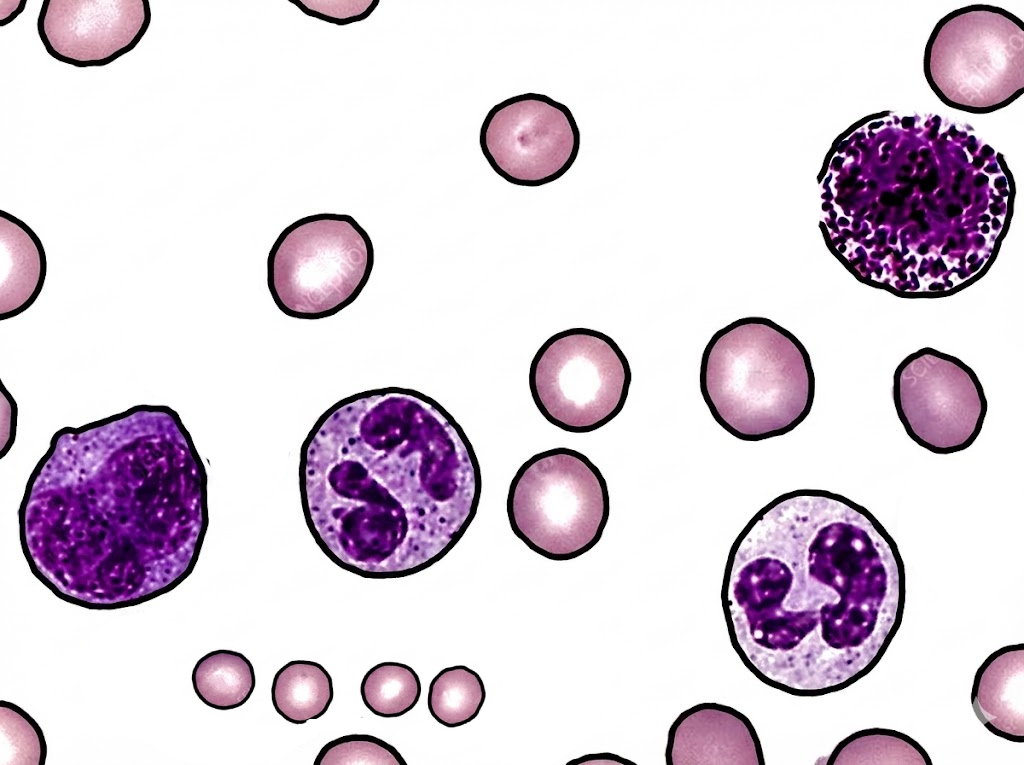
#> input picture sample/sangue.png, 1024 x 765 px
$ python diagnostico.py   (older library calls are emulated)
#> lines starting #> are read from the running program, lines starting #| are printed output that depends on the picture; after the words box and inside, x2 and y2 are one past the last pixel; in counts of white or black regions, pixels touching at a corner belong together
import cv2
import numpy as np
import matplotlib.pyplot as plt
import os

CAMINHO_DA_IMAGEM = 'exemplo_celulas.jpg'

def analisar_imagem_separada(caminho):
#> called with caminho = 'sample/sangue.png'
    if not os.path.exists(caminho):
        print("Imagem não encontrada.")
        return

    img_original = cv2.imread(caminho)
#> img_original is the input picture: shape (765, 1024, 3); mean B, G, R 219.4, 207.8, 220.1
    # Resize simples para garantir performance
    if img_original.shape[1] > 1000:
        fator = 1000 / img_original.shape[1]
#> fator = 0.977
        img_original = cv2.resize(img_original, None, fx=fator, fy=fator)
#> img_original: shape (747, 1000, 3)

    gray = cv2.cvtColor(img_original, cv2.COLOR_BGR2GRAY)
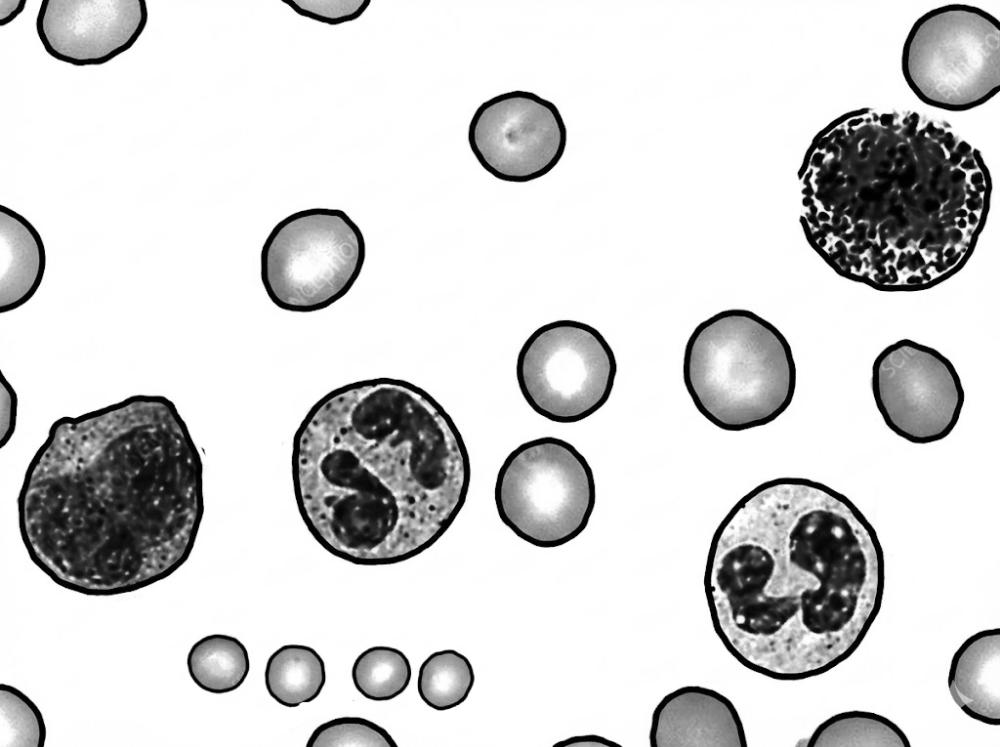
#> gray: shape (747, 1000); min 0, max 255, mean 212.8
    blurred = cv2.GaussianBlur(gray, (5, 5), 0)

    # 1. Sobel
    sobel_x = cv2.Sobel(blurred, cv2.CV_64F, 1, 0, ksize=3)
    sobel_y = cv2.Sobel(blurred, cv2.CV_64F, 0, 1, ksize=3)
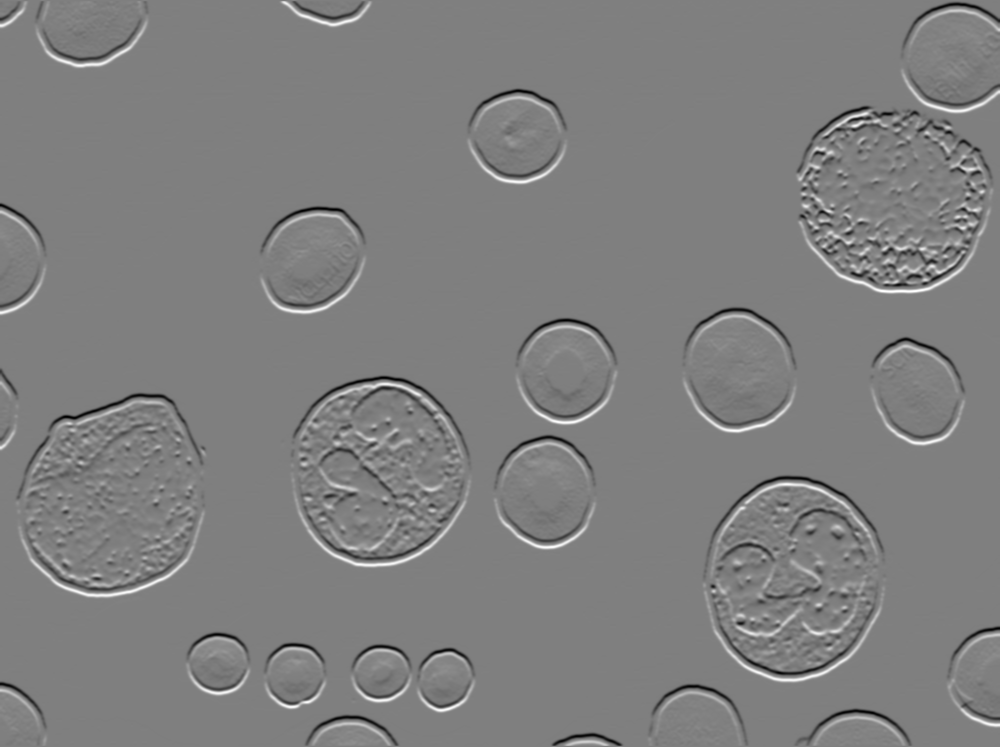
#> sobel_y: shape (747, 1000) float64; min -631, max 631, mean -0.3; drawn with min black and max white
    magnitude = np.sqrt(sobel_x**2 + sobel_y**2)
    magnitude = cv2.convertScaleAbs(magnitude)

    # 2. Threshold (Binarização)
    _, bordas_binarias = cv2.threshold(magnitude, 0, 255, cv2.THRESH_BINARY + cv2.THRESH_OTSU)
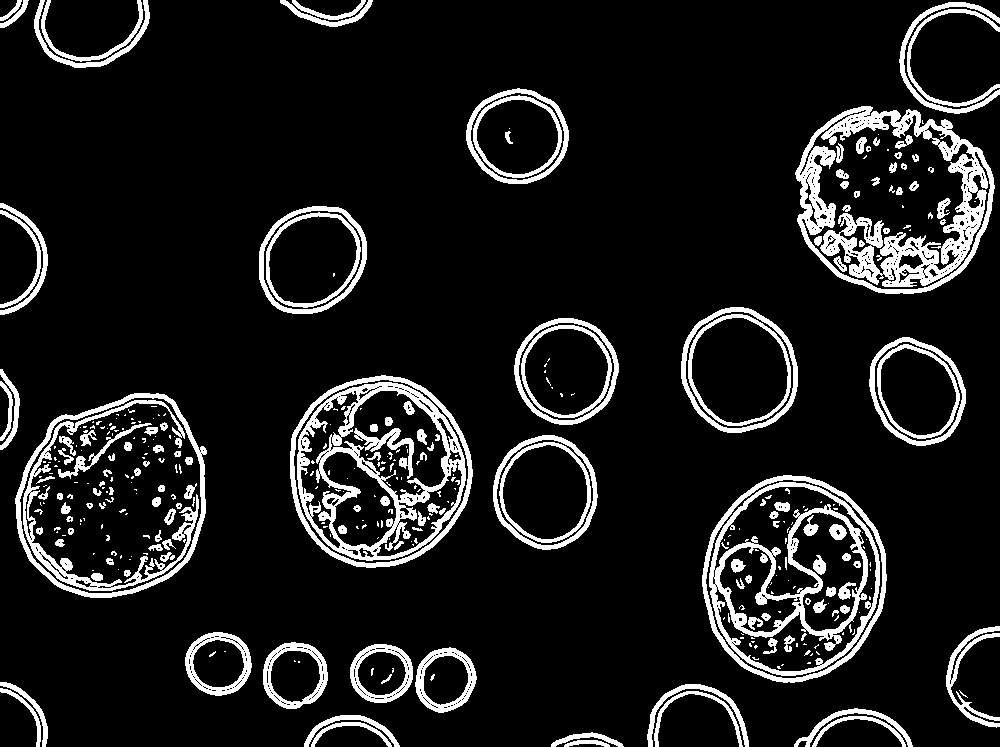
#> bordas_binarias: shape (747, 1000); 11% white; 379 white regions (222 under 20 px), largest, box (x1, y1, x2, y2) and area: (795, 106, 995, 294) 12462, (297, 382, 466, 561) 7313, (709, 482, 880, 676) 6728

    # 3. Fechamento (Preenche o interior)
    kernel_fechamento = cv2.getStructuringElement(cv2.MORPH_ELLIPSE, (7, 7))
    objetos_fechados = cv2.morphologyEx(bordas_binarias, cv2.MORPH_CLOSE, kernel_fechamento)
#> objetos_fechados: shape (747, 1000); 14.3% white; 95 white regions (41 under 20 px), largest, box (x1, y1, x2, y2) and area: (795, 106, 995, 294) 17684, (290, 375, 473, 568) 16826, (702, 475, 887, 683) 15788

    # 4. Erosão (Separa objetos grudados)
    # Aumente 'iterations' se elas ainda estiverem grudadas.
    # iterations=2 costuma ser suficiente para "cortar" as pontes.
    kernel_erosao = cv2.getStructuringElement(cv2.MORPH_ELLIPSE, (2, 2))
    objetos_separados = cv2.erode(objetos_fechados, kernel_erosao, iterations=2)
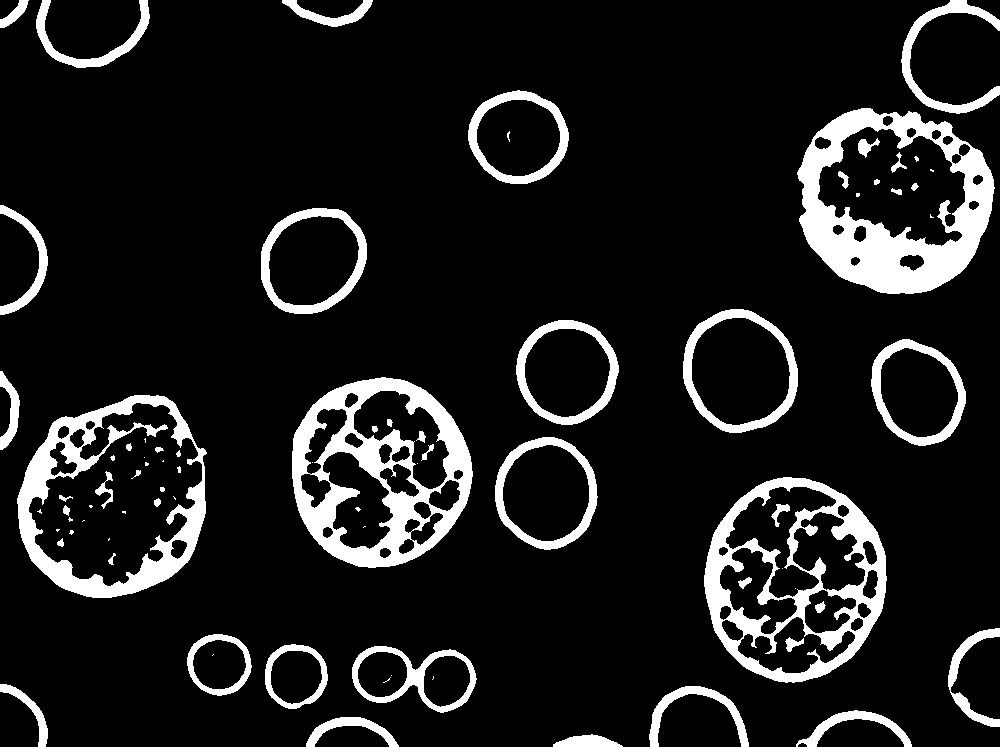
#> objetos_separados: shape (747, 1000); 11.6% white; 80 white regions (28 under 20 px)

    # Dica: Como a erosão diminui o tamanho da célula, podemos fazer uma
    # Dilatação logo depois APENAS para recuperar o tamanho, se precisar.
    # Mas para contagem, só a erosão já resolve.
    # ---------------------------

    # 5. Contagem
    contours, _ = cv2.findContours(objetos_separados, cv2.RETR_EXTERNAL, cv2.CHAIN_APPROX_SIMPLE)
#> contours = 25 contours; largest, box (x1, y1, x2, y2) and area: (17, 395, 207, 598) 29740, (704, 477, 887, 683) 28814, (797, 108, 995, 294) 28182, (292, 377, 473, 568) 26666, (683, 309, 798, 433) 10954

    img_resultado = img_original.copy()
    contagem = 0
    areas = []

    for cnt in contours:
        area = cv2.contourArea(cnt)
        if area < 50: continue # Ignora ruído

        contagem += 1
        areas.append(area)

        # Desenha (Verde = Normal, Vermelho = Grande/Agrupado)
        if len(areas) > 5 and area > np.mean(areas) * 2.0:
            cor = (0, 0, 255)
        else:
            cor = (0, 255, 0)

        cv2.drawContours(img_resultado, [cnt], -1, cor, 2)
#> this loop made 25 passes
#> (area, cor) on passes 1 to 12: (530, (0, 255, 0)), (804.5, (0, 255, 0)), (984, (0, 255, 0)), (1216.5, (0, 255, 0)), (581, (0, 255, 0)), (5569, (0, 0, 255)), (3126.5, (0, 255, 0)), (3032.5, (0, 255, 0)), (1069.5, (0, 255, 0)), (28814.5, (0, 0, 255)), (8822, (0, 255, 0)), (29740, (0, 0, 255))
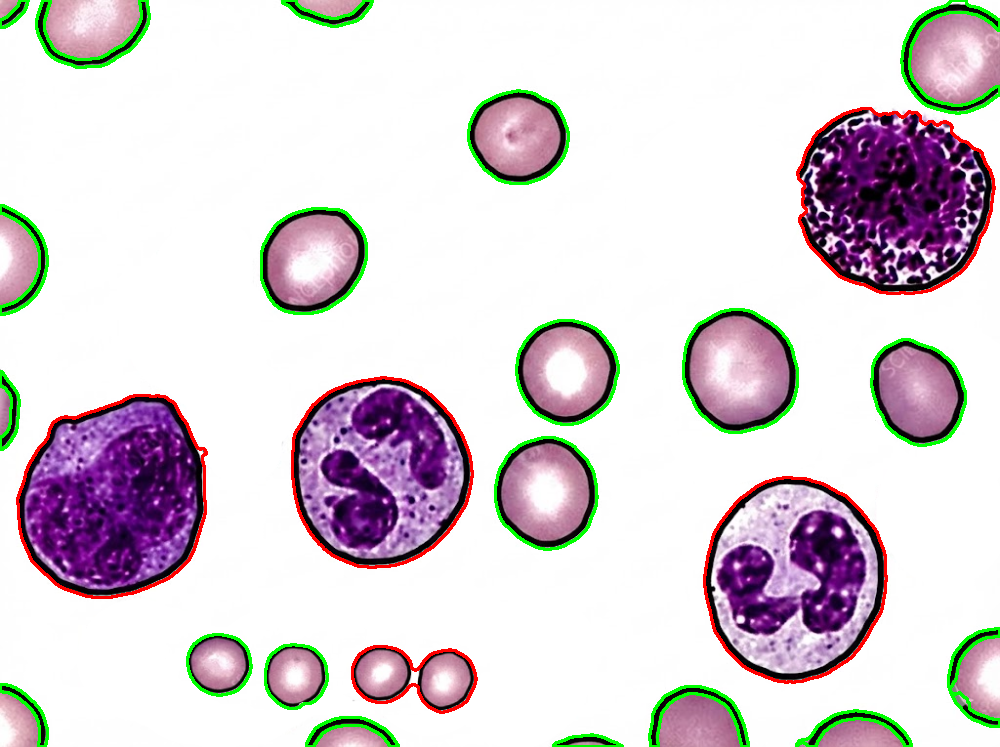
#> img_resultado: shape (747, 1000, 3); mean B, G, R 212.9, 207.8, 216.8
#> after the loop, areas = 25 values, max 29740 at index 11, min 285.5 at index 24, mean 7517.4; contagem = 25

    print(f"Total detectado (Separados): {contagem}")
#| Total detectado (Separados): 25

    # Visualização
    plt.figure(figsize=(12, 6))

    plt.subplot(1, 2, 1)
    plt.title("Onde o Sobel detectou bordas (Binarizado)")
    plt.imshow(bordas_binarias, cmap='gray')
    plt.axis('off')

    plt.subplot(1, 2, 2)
    plt.title(f"Resultado Final ({contagem} células)")
    plt.imshow(cv2.cvtColor(img_resultado, cv2.COLOR_BGR2RGB))
    plt.axis('off')

    plt.show()
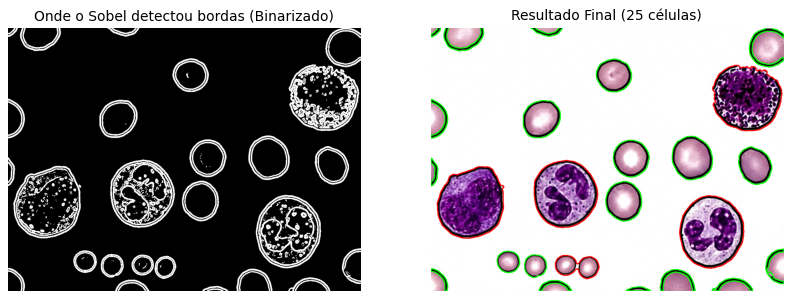
#> figure drawn by matplotlib, 2 panels

analisar_imagem_separada("sample/sangue.png")

$ run again, with sample/chu.png copied over sample/sangue.png
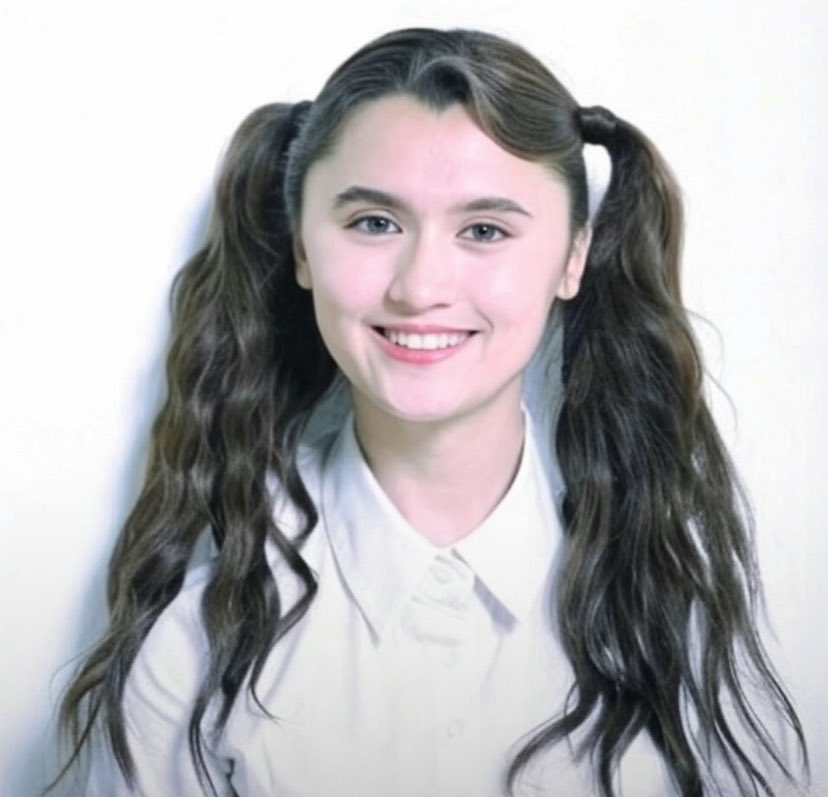
#> input picture sample/chu.png, 828 x 797 px
#> in analisar_imagem_separada, img_original is the input picture: shape (797, 828, 3); mean B, G, R 178.3, 175.7, 177.5
#> bordas_binarias: shape (797, 828); 9.6% white; 580 white regions (360 under 20 px), largest, box (x1, y1, x2, y2) and area: (211, 25, 752, 575) 7740, (711, 620, 797, 797) 3453, (217, 442, 321, 749) 2819
#> objetos_fechados: shape (797, 828); 12.5% white; 226 white regions (142 under 20 px), largest, box (x1, y1, x2, y2) and area: (211, 25, 812, 797) 25175, (47, 422, 329, 797) 16223, (505, 316, 685, 797) 9047
#> objetos_separados: shape (797, 828); 8.9% white; 191 white regions (126 under 20 px)
#> contours = 191 contours, 139 with area under 20; largest, box (x1, y1, x2, y2) and area: (213, 27, 811, 797) 19090, (188, 443, 328, 797) 9295, (507, 598, 685, 797) 5386, (517, 135, 616, 373) 3228, (49, 556, 199, 791) 2494
#> the loop in analisar_imagem_separada, `for cnt in contours:` made 191 passes
#> (area, cor) on passes 5, 13, 14, 17, 24, 30, 36, 47: (330, (0, 255, 0)), (753, (0, 255, 0)), (430.5, (0, 255, 0)), (134, (0, 255, 0)), (100, (0, 255, 0)), (5386.5, (0, 0, 255)), (60.5, (0, 255, 0)), (291, (0, 255, 0))
#> after the loop in analisar_imagem_separada, `for cnt in contours:`:
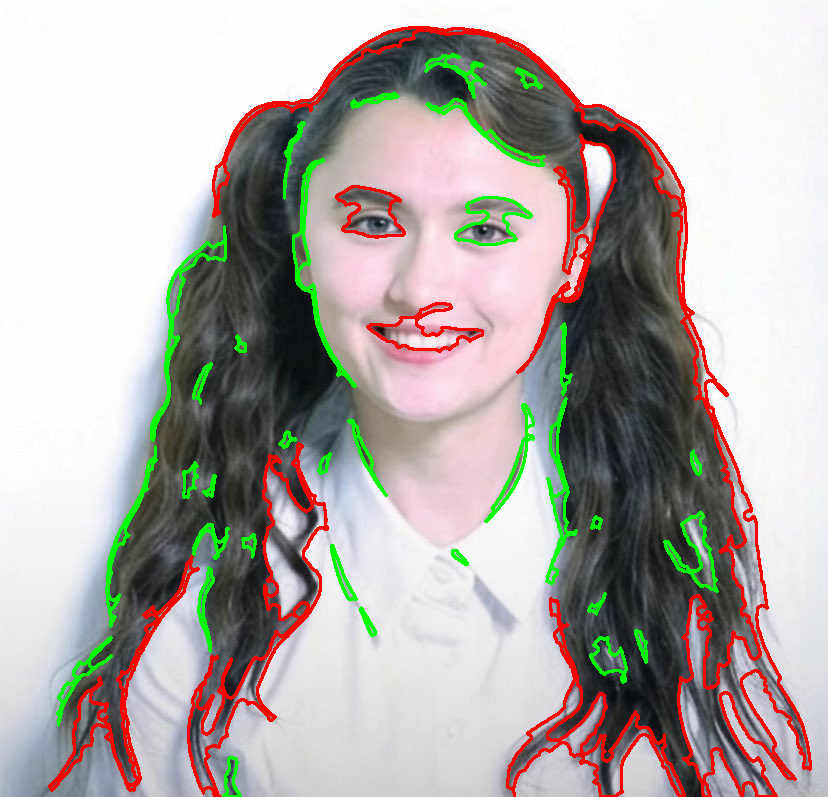
#> img_resultado: shape (797, 828, 3); 7.12% of pixels changed, all inside (x1, y1, x2, y2) = (48, 26, 812, 797)
#> after the loop in analisar_imagem_separada, `for cnt in contours:`: areas = 40 values, max 19089.5 at index 39, min 60.5 at index 6, mean 1418; contagem = 40
#| Total detectado (Separados): 40
#> in analisar_imagem_separada, `plt.show()`:
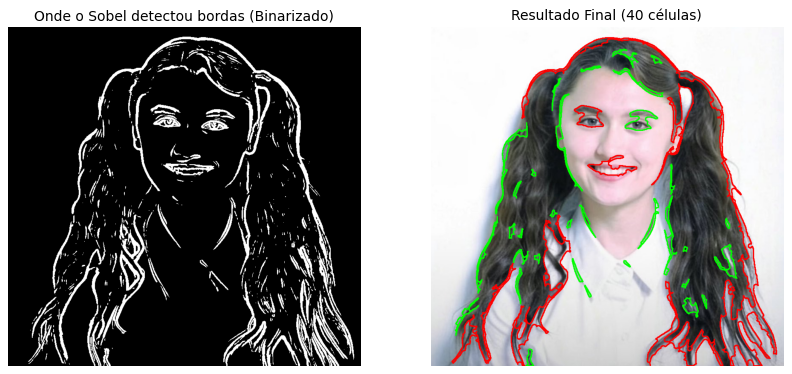
#> figure drawn by matplotlib, 2 panels
